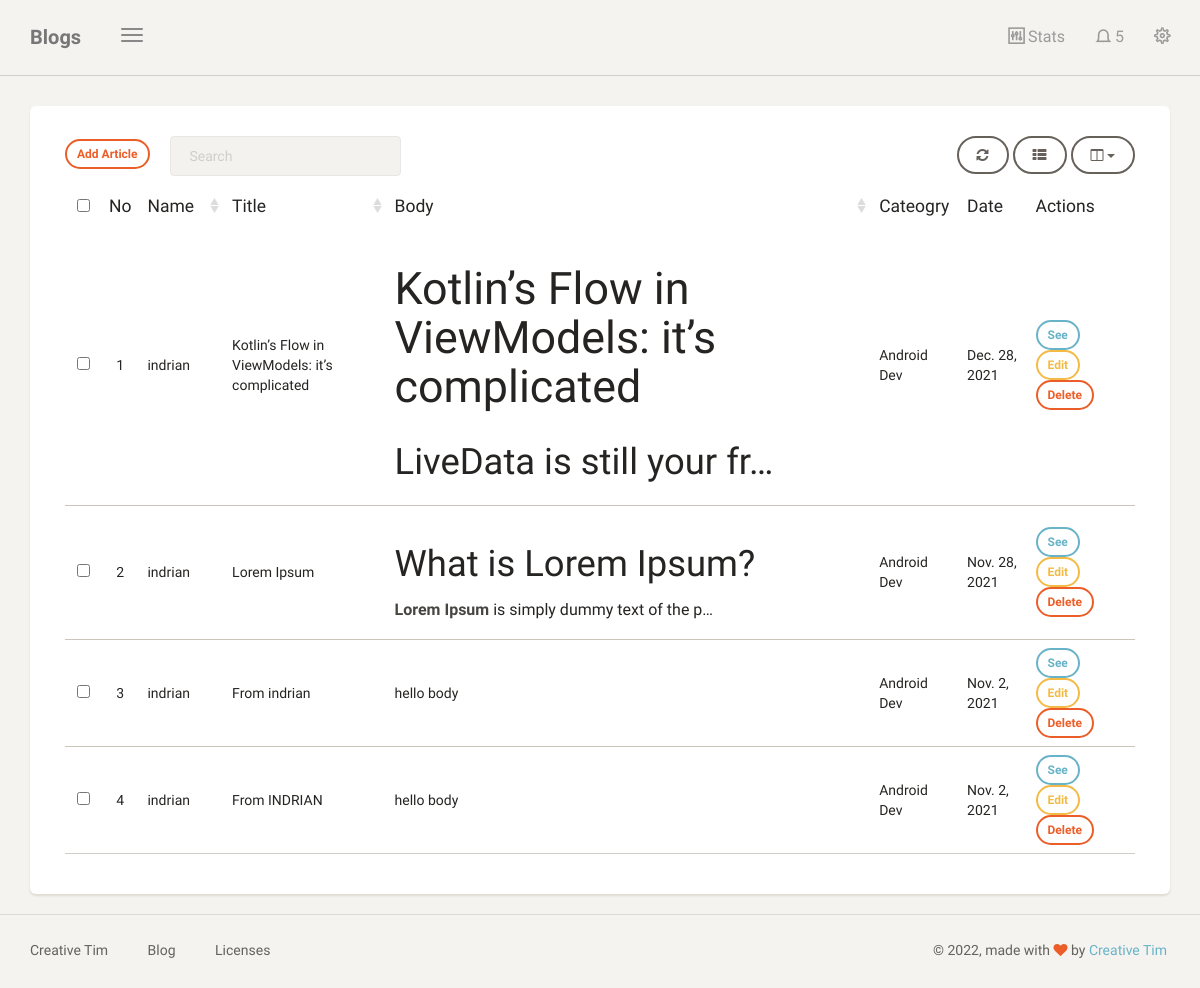
Before: /dashboard/blogs (signed in) with the older database file.
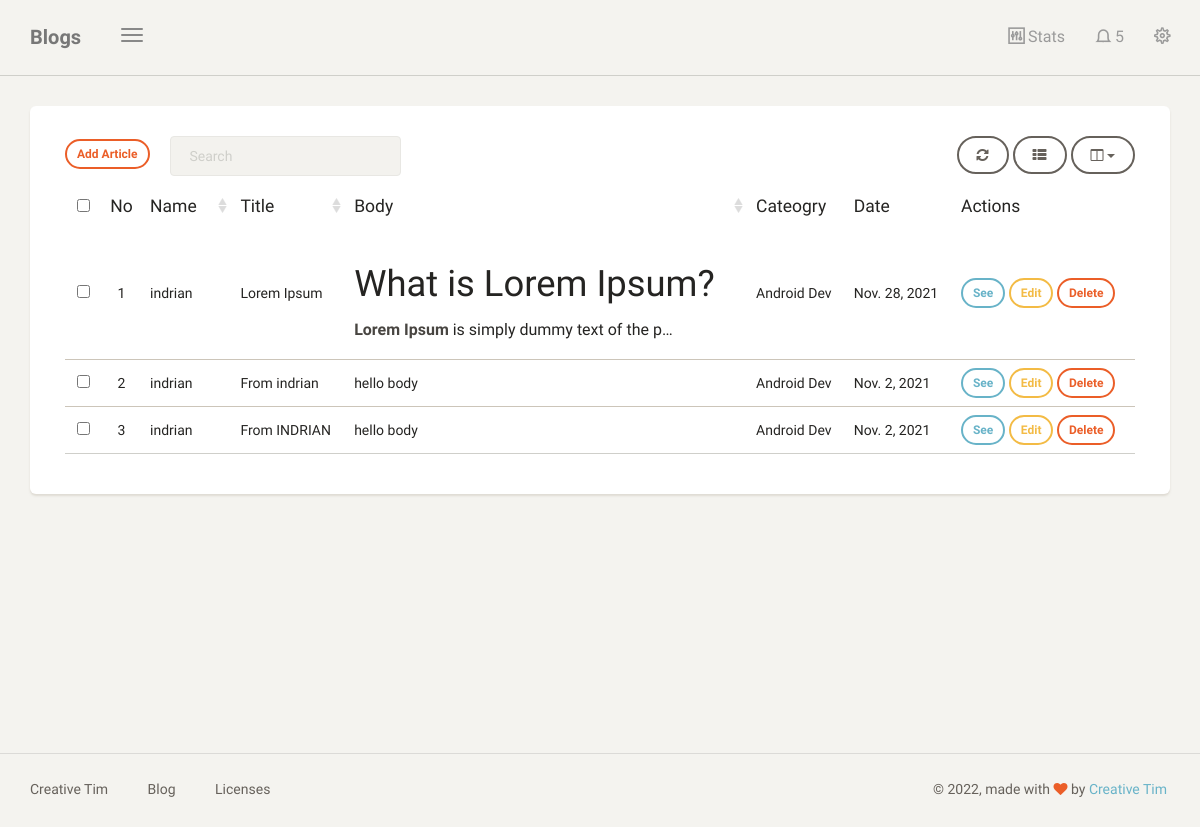
After: the same page with the newer database file.
### blog/models.py (models this page shows, shortened)
class Article(models.Model):
    user = models.ForeignKey(User, on_delete=models.CASCADE, blank=True, null=True)
    title = models.CharField(max_length=100)
    body = RichTextUploadingField(
        blank = True,
        null = True,
        config_name = 'special'
    )
    category = models.ForeignKey(Category, on_delete=models.CASCADE)
    date = models.DateField(auto_now_add=True)
    class Meta:
        ordering = ['-id']

class Category(models.Model):
    name = models.CharField(max_length=20)
    def __str__(self):
        return self.name

### blog/views.py (the view)
# urls.py: path('', views.dashboard, name='blogs'),
@login_required
def blogs(request):
    request.session['is_operator'] = is_operator(request.user)
    articles = Article.objects.filter(user = request.user)
    context = {
        'title': 'Blogs',
        'articles': articles
    }
    return render(request, 'back/blogs.html', context)

### blog/views.py (called while the page is built)
def is_operator(user):
    return user.groups.filter(name = 'Operator').exists()

### templates/back/blogs.html (shortened to what this page needs)
{% extends 'back/base.html' %}
{% block content %}
<div class="content">
    <div class="container-fluid">
        <div class="row">
            <div class="col-md-12">
                <div class="card">
                    <div class="card-content">
                        <div class="toolbar">
                            <a class="btn btn-sm btn-danger" href="{% url 'add_article' %}">Add Article</a> &nbsp; &nbsp; &nbsp;
                        </div>
                        <table id="bootstrap-table" class="table">
                            <thead>
                                <th data-field="no" class="text-center">No</th>
                                <th data-field="name" data-sortable="true">Name</th>
                                <th data-field="title" data-sortable="true">Title</th>
                                <th data-field="body" data-sortable="true">Body</th>
                                <th data-field="dateogry">Cateogry</th>
                                <th data-field="date">Date</th>
                                <th>Actions</th>
                            </thead>
                            <tbody>
                                {% for article in articles %}
                                <tr>
                                    <td>{{forloop.counter}}</td>
                                    <td>{{article.user}}</td>
                                    <td>{{article.title}}</td>
                                    <td>{{article.body|safe|truncatechars:100}}</td>
                                    <td>{{article.category}}</td>
                                    <td>{{article.date}}</td>
                                    <td>
                                        <a class="btn btn-sm btn-info" href="{% url 'detail_article' article.id %}">See</a>
                                        <a class="btn btn-sm btn-warning" href="{% url 'edit_article' article.id %}">Edit</a>
                                        <a class="btn btn-sm btn-danger" href="{% url 'delete_article' article.id %}">Delete</a>
                                    </td>
                                </tr>
                                {% endfor %}
                            </tbody>
                        </table>
                    </div>
                </div>
            </div>
        </div>
    </div>
</div>
{% endblock content %}

### templates/back/base.html (shortened to what this page needs)
{% load static %}
<!doctype html>
<html lang="en">
<head>
    <link href="{% static 'back/css/bootstrap.min.css' %}" rel="stylesheet" />
    <link href="{% static 'back/css/paper-dashboard.css' %}" rel="stylesheet"/>
    <link href="{% static 'back/css/demo.css' %}" rel="stylesheet" />
    <link href="https://maxcdn.bootstrapcdn.com/font-awesome/latest/css/font-awesome.min.css" rel="stylesheet">
    <link href="{% static 'back/css/themify-icons.css' %}" rel="stylesheet">
</head>
<body>
	<div class="wrapper">
	    <div class="main-panel">
			<nav class="navbar navbar-default">
	            <div class="container-fluid">
	                <div class="navbar-header">
	                    <button type="button" class="navbar-toggle">
	                        <span class="icon-bar bar1"></span>
	                        <span class="icon-bar bar2"></span>
	                        <span class="icon-bar bar3"></span>
	                    </button>
	                    <a class="navbar-brand" href="#datatable">{{title}}</a>
	                </div>
	                <div class="collapse navbar-collapse">
	                    <ul class="nav navbar-nav navbar-right">
	                        <li>
	                            <a href="#stats" class="dropdown-toggle btn-magnify" data-toggle="dropdown">
	                                <i class="ti-panel"></i>
									<p>Stats</p>
	                            </a>
	                        </li>
	                        <li class="dropdown">
	                            <a href="#notigfications" class="dropdown-toggle" data-toggle="dropdown">
	                                <i class="ti-bell"></i>
	                                <span class="notification">5</span>
	                            </a>
	                        </li>
							<li>
	                            <a href="#settings" class="btn-rotate">
									<i class="ti-settings"></i>
	                            </a>
	                        </li>
	                    </ul>
	                </div>
	            </div>
	        </nav>
	        {% block content %}
            {% endblock content %}
	        <footer class="footer">
	            <div class="container-fluid">
	                <nav class="pull-left">
	                    <ul>
	                        <li>
	                            <a href="https://www.creative-tim.com">
	                                Creative Tim
	                            </a>
	                        </li>
	                        <li>
	                            <a href="https://blog.creative-tim.com">
	                               Blog
	                            </a>
	                        </li>
	                        <li>
	                            <a href="https://www.creative-tim.com/license">
	                                Licenses
	                            </a>
	                        </li>
	                    </ul>
	                </nav>
					<div class="copyright pull-right">
	                    &copy; <script>document.write(new Date().getFullYear())</script>, made with <i class="fa fa-heart heart"></i> by <a href="https://www.creative-tim.com">Creative Tim</a>
	                </div>
	            </div>
	        </footer>
	    </div>
	</div>
</body>
</html>

### templates/back/menu.html (shortened to what this page needs)
{% load static %}

Changed rows visible on the page:
removed Article: user "indrian", title "Kotlin’s Flow in ViewModels: it’s complicated", body "Kotlin’s Flow in ViewModels: it’s complicated LiveData is still your fr…", category "Android Dev", date "Dec. 28, 2021"
